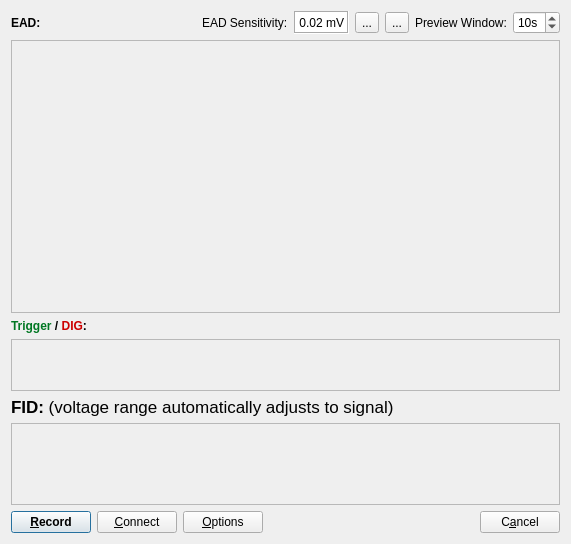
<?xml version="1.0" encoding="UTF-8"?>
<ui version="4.0">
 <class>RecordDialogClass</class>
 <widget class="QDialog" name="RecordDialogClass">
  <property name="windowModality">
   <enum>Qt::ApplicationModal</enum>
  </property>
  <property name="geometry">
   <rect>
    <x>0</x>
    <y>0</y>
    <width>571</width>
    <height>544</height>
   </rect>
  </property>
  <property name="windowTitle">
   <string>Record</string>
  </property>
  <layout class="QVBoxLayout" name="verticalLayout_3">
   <item>
    <layout class="QHBoxLayout" name="horizontalLayout_2">
     <item>
      <widget class="QLabel" name="label">
       <property name="font">
        <font>
         <family>MS Shell Dlg 2</family>
         <weight>75</weight>
         <italic>false</italic>
         <bold>true</bold>
         <underline>false</underline>
         <strikeout>false</strikeout>
        </font>
       </property>
       <property name="text">
        <string>EAD:</string>
       </property>
      </widget>
     </item>
     <item>
      <spacer name="horizontalSpacer">
       <property name="orientation">
        <enum>Qt::Horizontal</enum>
       </property>
       <property name="sizeHint" stdset="0">
        <size>
         <width>40</width>
         <height>20</height>
        </size>
       </property>
      </spacer>
     </item>
     <item>
      <widget class="QLabel" name="label_2">
       <property name="text">
        <string>EAD Sensitivity:</string>
       </property>
      </widget>
     </item>
     <item>
      <widget class="QLabel" name="lblSens">
       <property name="sizePolicy">
        <sizepolicy hsizetype="Minimum" vsizetype="Preferred">
         <horstretch>0</horstretch>
         <verstretch>0</verstretch>
        </sizepolicy>
       </property>
       <property name="styleSheet">
        <string>background:white</string>
       </property>
       <property name="frameShape">
        <enum>QFrame::Box</enum>
       </property>
       <property name="frameShadow">
        <enum>QFrame::Sunken</enum>
       </property>
       <property name="text">
        <string>0.02 mV</string>
       </property>
       <property name="alignment">
        <set>Qt::AlignRight|Qt::AlignTrailing|Qt::AlignVCenter</set>
       </property>
      </widget>
     </item>
     <item>
      <widget class="QToolButton" name="btnSensInc">
       <property name="text">
        <string>...</string>
       </property>
       <property name="icon">
        <iconset resource="View.qrc">
         <normaloff>:/images/zoom-in-22x22.png</normaloff>:/images/zoom-in-22x22.png</iconset>
       </property>
      </widget>
     </item>
     <item>
      <widget class="QToolButton" name="btnSensDec">
       <property name="text">
        <string>...</string>
       </property>
       <property name="icon">
        <iconset resource="View.qrc">
         <normaloff>:/images/zoom-out-22x22.png</normaloff>:/images/zoom-out-22x22.png</iconset>
       </property>
      </widget>
     </item>
     <item>
      <widget class="QLabel" name="label_3">
       <property name="text">
        <string>Preview Window:</string>
       </property>
      </widget>
     </item>
     <item>
      <widget class="QSpinBox" name="spnWindow">
       <property name="suffix">
        <string>s</string>
       </property>
       <property name="minimum">
        <number>5</number>
       </property>
       <property name="maximum">
        <number>60</number>
       </property>
       <property name="value">
        <number>10</number>
       </property>
      </widget>
     </item>
    </layout>
   </item>
   <item>
    <widget class="QFrame" name="frame">
     <property name="sizePolicy">
      <sizepolicy hsizetype="Expanding" vsizetype="Expanding">
       <horstretch>0</horstretch>
       <verstretch>0</verstretch>
      </sizepolicy>
     </property>
     <property name="frameShape">
      <enum>QFrame::StyledPanel</enum>
     </property>
     <property name="frameShadow">
      <enum>QFrame::Sunken</enum>
     </property>
     <layout class="QHBoxLayout" name="horizontalLayout_6">
      <property name="spacing">
       <number>0</number>
      </property>
      <property name="margin">
       <number>0</number>
      </property>
      <item>
       <widget class="SweepWidget" name="eadSignal" native="true">
        <property name="minimumSize">
         <size>
          <width>0</width>
          <height>100</height>
         </size>
        </property>
       </widget>
      </item>
     </layout>
    </widget>
   </item>
   <item>
    <widget class="QLabel" name="label_5">
     <property name="font">
      <font>
       <weight>75</weight>
       <bold>true</bold>
      </font>
     </property>
     <property name="text">
      <string>&lt;span style=&quot; color:#007722;&quot;&gt;Trigger&lt;/span&gt; / &lt;span style=&quot; color:#cc0000;&quot;&gt;DIG&lt;/span&gt;:</string>
     </property>
    </widget>
   </item>
   <item>
    <widget class="QFrame" name="frame_3">
     <property name="frameShape">
      <enum>QFrame::StyledPanel</enum>
     </property>
     <property name="frameShadow">
      <enum>QFrame::Sunken</enum>
     </property>
     <layout class="QVBoxLayout" name="verticalLayout_2">
      <property name="spacing">
       <number>0</number>
      </property>
      <property name="margin">
       <number>0</number>
      </property>
      <item>
       <widget class="DigitalSignalsWidget" name="digitalSignals" native="true">
        <property name="minimumSize">
         <size>
          <width>0</width>
          <height>50</height>
         </size>
        </property>
       </widget>
      </item>
     </layout>
    </widget>
   </item>
   <item>
    <widget class="QLabel" name="label_4">
     <property name="font">
      <font>
       <weight>50</weight>
       <bold>false</bold>
      </font>
     </property>
     <property name="text">
      <string>&lt;!DOCTYPE HTML PUBLIC &quot;-//W3C//DTD HTML 4.0//EN&quot; &quot;http://www.w3.org/TR/REC-html40/strict.dtd&quot;&gt;
&lt;html&gt;&lt;head&gt;&lt;meta name=&quot;qrichtext&quot; content=&quot;1&quot; /&gt;&lt;style type=&quot;text/css&quot;&gt;
p, li { white-space: pre-wrap; }
&lt;/style&gt;&lt;/head&gt;&lt;body style=&quot; font-family:'DejaVu Sans'; font-size:13pt; font-weight:400; font-style:normal;&quot;&gt;
&lt;p style=&quot; margin-top:0px; margin-bottom:0px; margin-left:0px; margin-right:0px; -qt-block-indent:0; text-indent:0px;&quot;&gt;&lt;span style=&quot; font-weight:600;&quot;&gt;FID:&lt;/span&gt; (voltage range automatically adjusts to signal)&lt;/p&gt;&lt;/body&gt;&lt;/html&gt;</string>
     </property>
    </widget>
   </item>
   <item>
    <widget class="QFrame" name="frame_2">
     <property name="frameShape">
      <enum>QFrame::StyledPanel</enum>
     </property>
     <property name="frameShadow">
      <enum>QFrame::Sunken</enum>
     </property>
     <layout class="QVBoxLayout" name="verticalLayout">
      <property name="spacing">
       <number>0</number>
      </property>
      <property name="margin">
       <number>0</number>
      </property>
      <item>
       <widget class="SweepWidget" name="fidSignal" native="true">
        <property name="minimumSize">
         <size>
          <width>50</width>
          <height>80</height>
         </size>
        </property>
       </widget>
      </item>
     </layout>
    </widget>
   </item>
   <item>
    <layout class="QHBoxLayout" name="horizontalLayout_5">
     <item>
      <widget class="QPushButton" name="btnRecord">
       <property name="font">
        <font>
         <family>MS Shell Dlg 2</family>
         <weight>75</weight>
         <italic>false</italic>
         <bold>true</bold>
         <underline>false</underline>
         <strikeout>false</strikeout>
        </font>
       </property>
       <property name="text">
        <string>&amp;Record</string>
       </property>
       <property name="default">
        <bool>true</bool>
       </property>
      </widget>
     </item>
     <item>
      <widget class="QPushButton" name="btnConnect">
       <property name="text">
        <string>&amp;Connect</string>
       </property>
       <property name="autoDefault">
        <bool>false</bool>
       </property>
      </widget>
     </item>
     <item>
      <widget class="QPushButton" name="btnOptions">
       <property name="text">
        <string>&amp;Options</string>
       </property>
       <property name="autoDefault">
        <bool>false</bool>
       </property>
      </widget>
     </item>
     <item>
      <spacer name="horizontalSpacer_3">
       <property name="orientation">
        <enum>Qt::Horizontal</enum>
       </property>
       <property name="sizeHint" stdset="0">
        <size>
         <width>40</width>
         <height>20</height>
        </size>
       </property>
      </spacer>
     </item>
     <item>
      <widget class="QPushButton" name="btnCancel">
       <property name="text">
        <string>C&amp;ancel</string>
       </property>
       <property name="autoDefault">
        <bool>false</bool>
       </property>
      </widget>
     </item>
    </layout>
   </item>
  </layout>
 </widget>
 <layoutdefault spacing="6" margin="11"/>
 <customwidgets>
  <customwidget>
   <class>SweepWidget</class>
   <extends>QWidget</extends>
   <header location="global">Widgets/SweepWidget.h</header>
   <container>1</container>
  </customwidget>
  <customwidget>
   <class>DigitalSignalsWidget</class>
   <extends>QWidget</extends>
   <header location="global">Widgets/DigitalSignalsWidget.h</header>
   <container>1</container>
  </customwidget>
 </customwidgets>
 <tabstops>
  <tabstop>btnCancel</tabstop>
  <tabstop>spnWindow</tabstop>
  <tabstop>btnConnect</tabstop>
 </tabstops>
 <resources>
  <include location="View.qrc"/>
 </resources>
 <connections/>
</ui>
